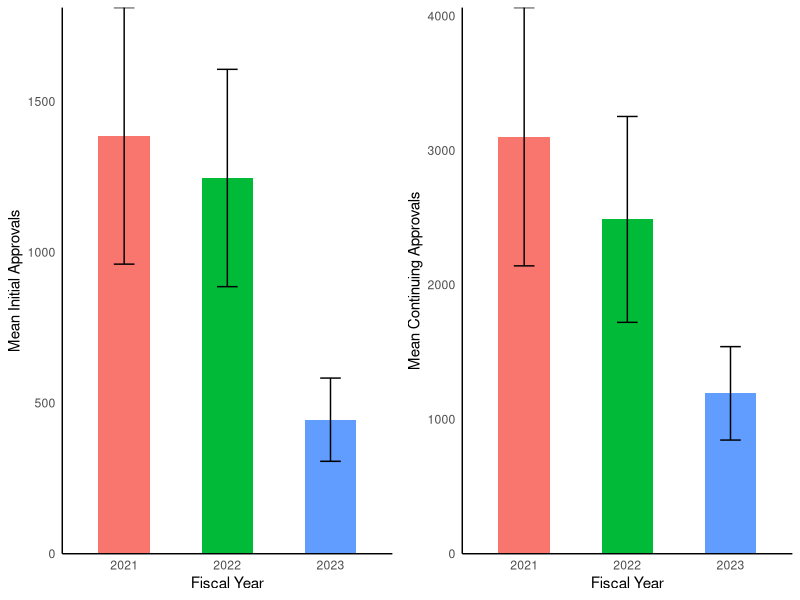
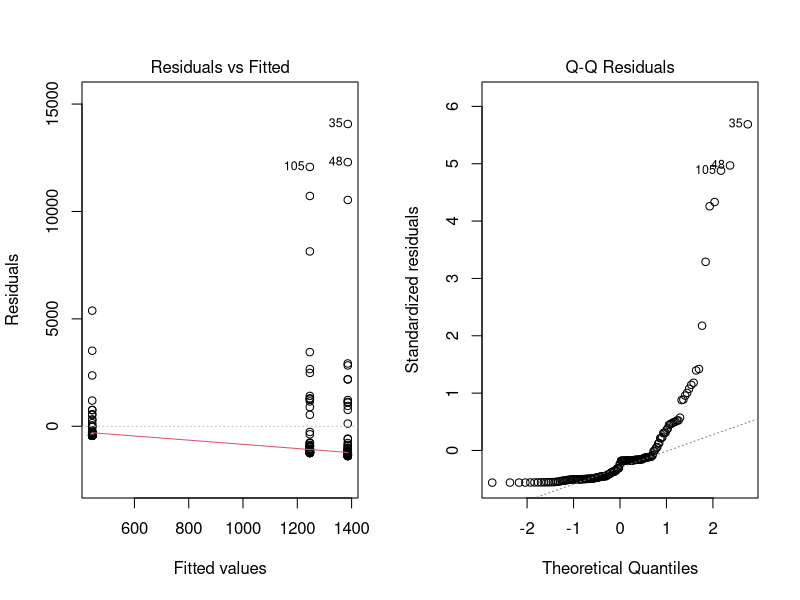
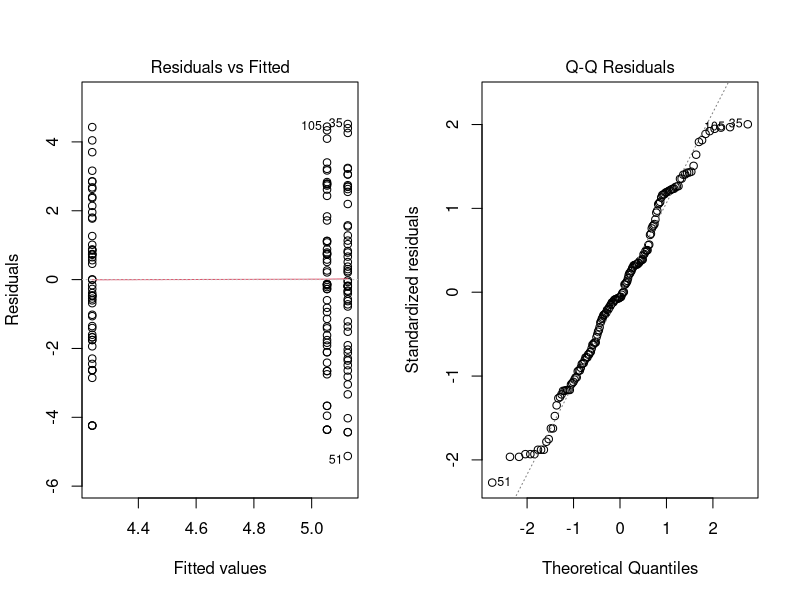
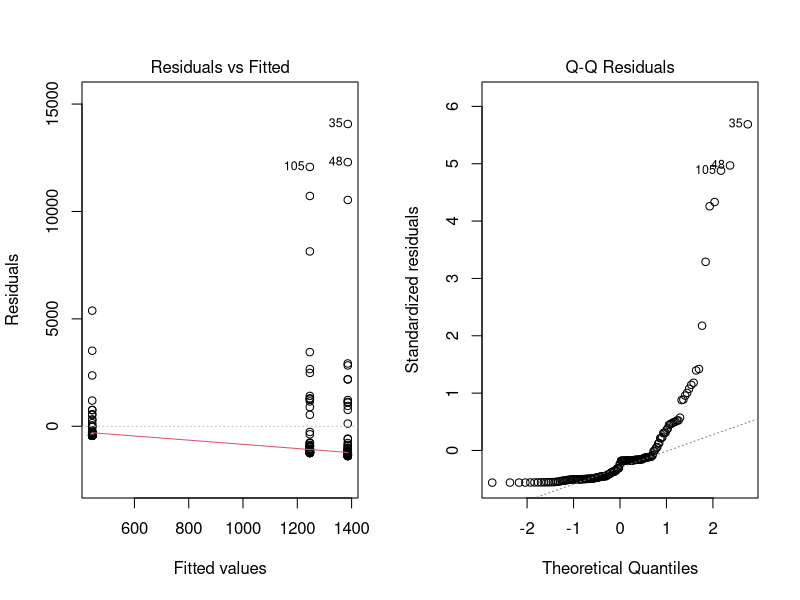
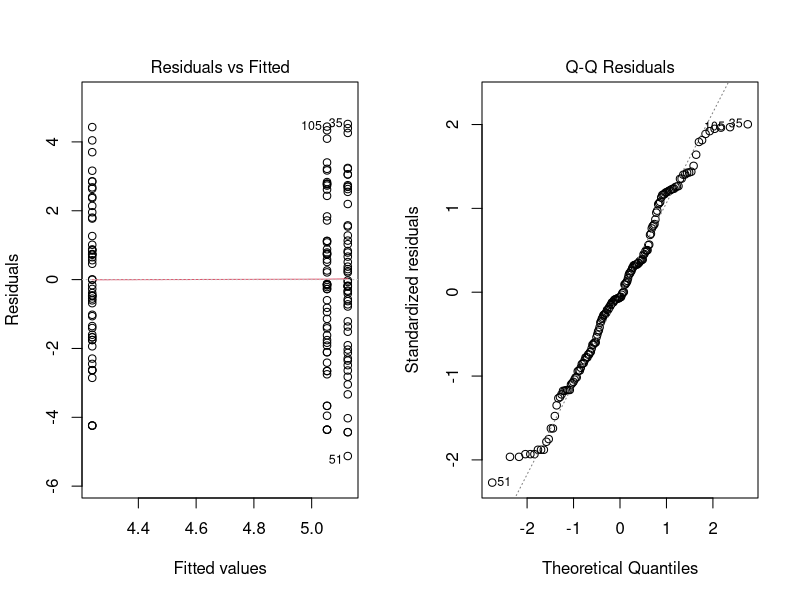

Generate these figures, in order, with R:
setwd("~/STATS_5101_Project")

library(dplyr)
library(ggplot2)
library(gridExtra)

h1b_2021 = read.csv("data/h-1b-data-export-2021.csv")
h1b_2022 = read.csv("data/h-1b-data-export-2022.csv")
h1b_2023 = read.csv("data/h-1b-data-export-2023.csv")

h1b_all <- rbind(h1b_2021, h1b_2022, h1b_2023)
h1b_all$Fiscal.Year <- as.factor(h1b_all$Fiscal.Year)

# Aggregate for all states
h1b_agg <- h1b_all %>%
  group_by(Fiscal.Year, State) %>%
  summarise(
    initial_approvals    = sum(Initial.Approval,    na.rm = TRUE),
    continuing_approvals = sum(Continuing.Approval, na.rm = TRUE),
    .groups = "drop"
  )

# Plot the data
plot_data <- h1b_agg %>%
  group_by(Fiscal.Year) %>%
  summarise(
    mean_initial    = mean(initial_approvals),
    se_initial      = sd(initial_approvals) / sqrt(n()),
    mean_continuing = mean(continuing_approvals),
    se_continuing   = sd(continuing_approvals) / sqrt(n())
  )

# Mean H-1B initial approvals by fiscal year
p1 <- ggplot(plot_data, aes(x = Fiscal.Year, y = mean_initial, fill = Fiscal.Year)) +
  geom_bar(stat = "identity", width = 0.5) +
  geom_errorbar(aes(ymin = mean_initial - se_initial,
                    ymax = mean_initial + se_initial), width = 0.2) +
  labs(x = "Fiscal Year", y = "Mean Initial Approvals") +
  theme_minimal() +
  theme(legend.position = "none", panel.grid = element_blank(),
        axis.line = element_line(color = "black")) +
  scale_y_continuous(expand = c(0, 0))

# Mean H-1B continuing approvals by fiscal year
p2 <- ggplot(plot_data, aes(x = Fiscal.Year, y = mean_continuing, fill = Fiscal.Year)) +
  geom_bar(stat = "identity", width = 0.5) +
  geom_errorbar(aes(ymin = mean_continuing - se_continuing,
                    ymax = mean_continuing + se_continuing), width = 0.2) +
  labs(x = "Fiscal Year", y = "Mean Continuing Approvals") +
  theme_minimal() +
  theme(legend.position = "none", panel.grid = element_blank(),
        axis.line = element_line(color = "black")) +
  scale_y_continuous(expand = c(0, 0))

pdf("figures/mean_approvals_initial_continuing_barplots.pdf", width = 10, height = 5)
grid.arrange(p1, p2, ncol = 2)
dev.off()


# Initial model for differences in H-1B initial approvals
anova_approvals <- aov(initial_approvals ~ Fiscal.Year, data = h1b_agg)

# Checking assumptions: Normality of residuals (Q-Q plot) & Homogeneity of variance (Residuals vs Fitted)
pdf("figures/anova_initial_approvals_first_model_diagnostic_plots.pdf", width = 8, height = 4)
par(mfrow = c(1, 2))
plot(anova_approvals, which = c(1, 2))
dev.off()

# Log-transformation:
h1b_agg <- h1b_agg %>%
  mutate(log_initial_approvals = log1p(initial_approvals))

log_anova_approvals <- aov(log_initial_approvals ~ Fiscal.Year, data = h1b_agg)

pdf("figures/anova_initial_approvals_log_model_diagnostic_plots.pdf", width = 8, height = 4)
par(mfrow = c(1, 2))
plot(log_anova_approvals, which = c(1, 2))
dev.off()

# Log-transformed model for differences in H-1B initial approvals
summary(log_anova_approvals) # not significant => stop here


# Initial model for differences in H-1B continuing approvals
anova_continuing <- aov(continuing_approvals ~ Fiscal.Year, data = h1b_agg)

# Checking assumptions: Normality of residuals (Q-Q plot) & Homogeneity of variance (Residuals vs Fitted)
pdf("figures/anova_continuing_approvals_first_model_diagnostic_plots.pdf", width = 8, height = 4)
par(mfrow = c(1, 2))
plot(anova_approvals, which = c(1, 2))
dev.off()

# Log-transformation:
h1b_agg <- h1b_agg %>%
  mutate(log_continuing_approvals = log1p(continuing_approvals))

log_continuing_approvals <- aov(log_continuing_approvals ~ Fiscal.Year, data = h1b_agg)

pdf("figures/anova_continuing_approvals_log_model_diagnostic_plots.pdf", width = 8, height = 4)
par(mfrow = c(1, 2))
plot(log_anova_approvals, which = c(1, 2))
dev.off()

# Log-transformed model for differences in H-1B continuing approvals
summary(log_continuing_approvals) # not significant => stop here
